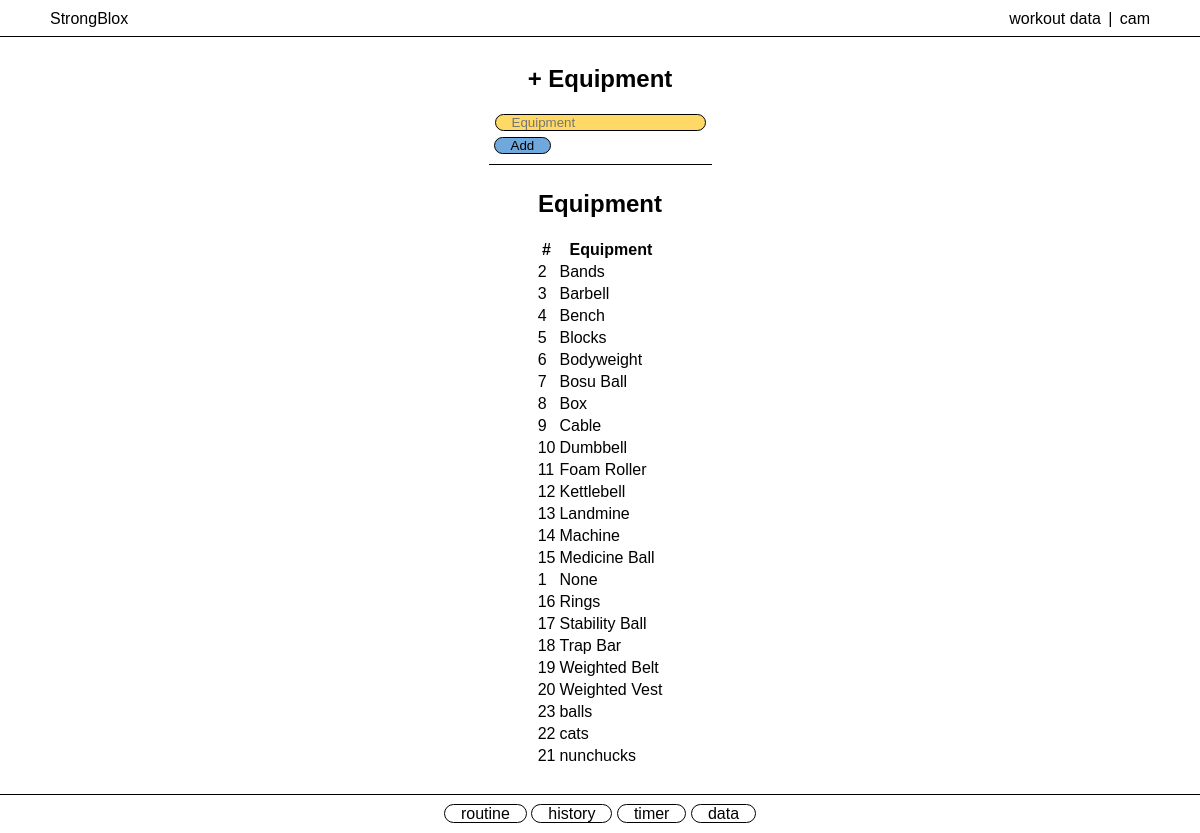
The page /equipment (signed in) on the database its author committed.
### tables this page shows
CREATE TABLE equipments (
        equipment_id INTEGER PRIMARY KEY,
        equipment TEXT NOT NULL,
        user_id INTEGER
    );

### app.py (the view)
@app.route("/equipment", methods=["GET", "POST"])
@login_required
def equipment():
    if request.method == "POST":
        equipment = request.form.get("equipment")
        db = sqlite3.connect("workouts.db")
        cur = db.cursor()
        cur.execute(
            "INSERT INTO equipments (equipment, user_id) VALUES(?,?)", (equipment, session["user_id"]))
        db.commit()
        db.close()
        return redirect("/equipment")
    else:
        db = sqlite3.connect("workouts.db")
        db.row_factory = sqlite3.Row
        cur = db.cursor()
        cur.execute("SELECT * FROM equipments WHERE user_id IS NULL OR user_id = ? ORDER BY equipment", (session["user_id"],))
        equipments = cur.fetchall()
        return render_template("equipment.html", equipments=equipments)

### app.py (called while the page is built)
def login_required(f):
    @wraps(f)
    def decorated_function(*args, **kwargs):
        if session.get("user_id") is None:
            return redirect("/login")
        return f(*args, **kwargs)
    return decorated_function

@app.after_request
def after_request(response):
    response.headers["Cache-Control"] = "no-cache, no-store, must-revalidate"
    response.headers["Expires"] = 0
    response.headers["Pragma"] = "no-cache"
    return response

### templates/equipment.html (shortened to what this page needs)
{% extends "layout.html" %}
{% block body %}
    <div class="container">
        <div class="section interactive">
            <h2>+ Equipment</h2>
            <form action="/equipment" method="post">
                <input autocomplete="off" autofocus name="equipment" placeholder="Equipment" type="text">
                <br>
                <input class="lists" type="submit" value="Add">
            </form>
        </div>
        <div class="section data">
            <h2>Equipment</h2>
            <div class="table-responsive">
                <table class="table">
                    <thead>
                        <tr>
                            <th>#</th>
                            <th>Equipment</th>
                        </tr>
                    </thead>
                    <tbody>
                        {% for equipment in equipments %}
                            <tr>
                                <td>{{ equipment.equipment_id }}</td>
                                <td>{{ equipment.equipment }}</td>
                            </tr>
                        {% endfor %}
                    </tbody>
                </table>
            </div>
        </div>
    </div>
{% endblock %}

### templates/layout.html (shortened to what this page needs)
<!DOCTYPE html>
<html lang="en">
    <head>
        <link href="/static/styles.css" rel="stylesheet">
    </head>
    <body>
        <header>
            {% if session["user_id"] %}
                <div >
                    <div class="header-home">
                        <a href="{{ url_for('index') }}">StrongBlox</a>
                    </div>
                    <div class="header-menu">
                        <div class="dropdown">
                            <button onclick="workoutDropdown()" class="plain-nav" id="workoutButton">workout data</button>
                        </div>
                        <span class="divider">|</span>
                        <div class="dropdown">
                            <button onclick="accountDropdown()" class="plain-nav" id="accountButton">{{ session["username"] }}</button>
                        </div>
                    </div>
                </div>
            {% endif %}
        </header>
        {% block body %}{% endblock %}
        {% if session["user_id"] %}
        <footer>
                <nav class="nav-footer">
                    <a class="round-nav" href="{{ url_for('routine') }}">routine</a>
                    <a class="round-nav" href="{{ url_for('history') }}">history</a>
                    <a class="round-nav" href="{{ url_for('timer') }}">timer</a>
                    <a class="round-nav" href="{{ url_for('data') }}">data</a>
                </nav>
        </footer>
        {% endif %}
    </body>
</html>

### static/styles.css (style rules this page uses)
* { font-family: 'Trebuchet MS', sans-serif; }
h2 { text-align: center; }
a { text-decoration: none; color: #000; }
header { padding-bottom: 8px; border-bottom: 1px solid black; margin-bottom:10px; margin-top:10px; position: fixed; top: 0; width: 100%; left: 50%; transform: translateX(-50%); }
.header-home { float: left; padding-left: 10px; margin-left: 40px; }
.header-menu { float: right; padding-right: 10px; margin-right: 40px; }
.divider { width: 10px; }
.dropdown { position: relative; display: inline-block; }
.container { margin-bottom: 50px; padding-bottom: 10px; position: fixed; width: 100%; overflow: auto; top: 40px; bottom: 0px; z-index: -1; left: 50%; transform: translateX(-50%); }
.section { padding: 5px; margin-left: auto; margin-right: auto; width: fit-content; }
.interactive { background-color: white; border-bottom: 1px solid black; }
.data { background-color: white; }
footer { border-top: 1px solid black; margin: 10px 0px 0px; padding: 10px 0px; text-align: center; position: fixed; bottom: 0; width: 100%; left: 50%; transform: translateX(-50%); }
.plain-nav { font-size: 16px; padding: 0; border: none; background: none; }
.round-nav { border: 1px solid black; border-radius: 12px; padding: 0.01em 16px; background-color: white; }
input { background-color: #ffd966; color: black; border: 1px solid black; border-radius: 12px; padding: .01em 16px; margin: 1px; margin-bottom: 5px; }
span { display: inline-block; width: 25px; text-align: center; }
.lists { margin-left: auto; margin-right: auto; width: fit-content; background-color: #6fa8dc; }

### rows shown on the page
equipments: equipment_id "2", equipment "Bands"
equipments: equipment_id "3", equipment "Barbell"
equipments: equipment_id "4", equipment "Bench"
equipments: equipment_id "5", equipment "Blocks"
equipments: equipment_id "6", equipment "Bodyweight"
equipments: equipment_id "7", equipment "Bosu Ball"
equipments: equipment_id "8", equipment "Box"
equipments: equipment_id "9", equipment "Cable"
equipments: equipment_id "10", equipment "Dumbbell"
equipments: equipment_id "11", equipment "Foam Roller"
equipments: equipment_id "12", equipment "Kettlebell"
equipments: equipment_id "13", equipment "Landmine"
equipments: equipment_id "14", equipment "Machine"
equipments: equipment_id "15", equipment "Medicine Ball"
equipments: equipment_id "1", equipment "None"
equipments: equipment_id "16", equipment "Rings"
equipments: equipment_id "17", equipment "Stability Ball"
equipments: equipment_id "18", equipment "Trap Bar"
equipments: equipment_id "19", equipment "Weighted Belt"
equipments: equipment_id "20", equipment "Weighted Vest"
equipments: equipment_id "23", equipment "balls"
equipments: equipment_id "22", equipment "cats"
equipments: equipment_id "21", equipment "nunchucks"

### other values the page prints
{{ session["username"] }} "cam"
